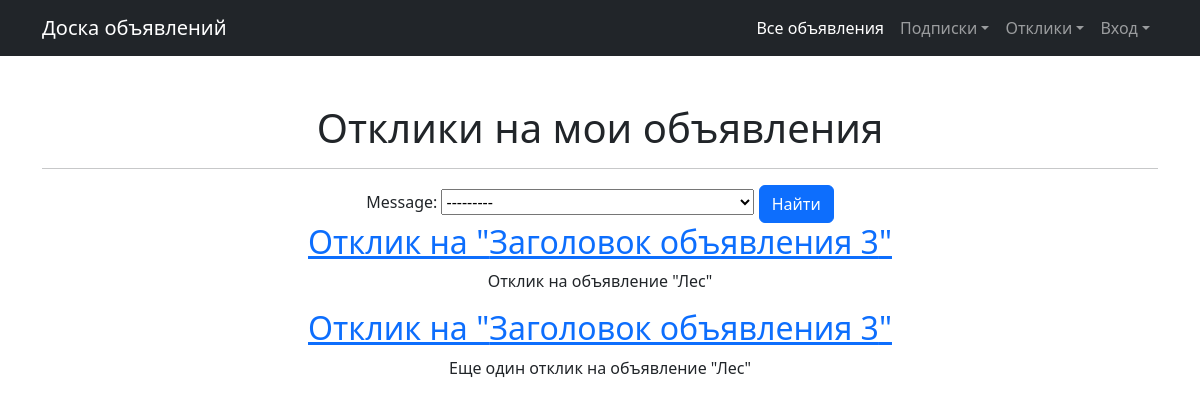
/board/responses_to_my_messages (signed in), run on the app's committed database.
### message_board_app/models.py (models this page shows, shortened)
class Response(models.Model):
    message = models.ForeignKey(Message, on_delete=models.CASCADE)
    responseAuthor = models.ForeignKey(User, on_delete=models.CASCADE)
    text = models.TextField()
    isAccepted = models.BooleanField(null=True)

class Message(models.Model):
    dateTimeCreation = models.DateTimeField(auto_now_add=True)
    messageAuthor = models.ForeignKey(User, on_delete=models.CASCADE)
    category = models.ForeignKey(Category, on_delete=models.CASCADE)
    title = models.CharField(max_length=128)
    content = RichTextUploadingField()
    def __str__(self):
        return self.title

### message_board_app/views.py (the view)
# urls.py: path('responses_to_my_messages', MessageResponseList.as_view()),
class MessageResponseList(LoginRequiredMixin, ListView):
    model = Response
    template_name = 'response_to_message_list.html'
    context_object_name = 'responses'
    def get_queryset(self):
        return Response.objects.filter(message__messageAuthor=self.request.user)
    def get_context_data(self, **kwargs):
        context = super().get_context_data(**kwargs)
        context['filter'] = ResponseFilter(self.request.GET, queryset=self.get_queryset(), user=self.request.user)
        return context

### templates/response_to_message_list.html (shortened to what this page needs)
{% extends 'default.html' %}
{% block content %}
    <h1>Отклики на мои объявления</h1>
    <hr>
    {% if responses %}
    <form method="GET">
        {{ filter.form }}
        <input class="btn btn-primary" type="submit" value="Найти">
    </form>
        {% for response in filter.qs %}
            <h2><a href="responses_to_my_messages/{{ response.id }}">Отклик на "{{ response.message }}"</a></h2>
            <p>{{ response.text }}</p>
        {% endfor %}
    {% else %}
        <h2>Откликов нет!</h2>
    {% endif %}
{% endblock content %}

### data on the page
Response: message "Заголовок объявления 3", text "Отклик на объявление \"Лес\""
Response: message "Заголовок объявления 3", text "Еще один отклик на объявление \"Лес\""
